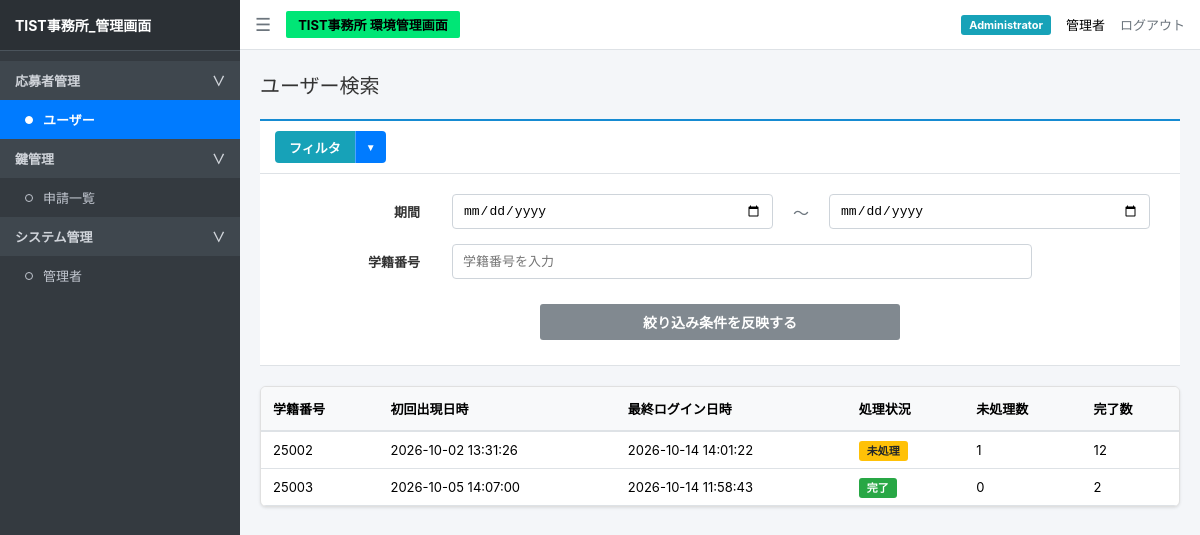
The app's page /users (signed in) with its own data.
### tables this page shows
CREATE TABLE students (
            student_id TEXT PRIMARY KEY,
            name TEXT,
            department TEXT,
            course TEXT,
            class TEXT,
            number INTEGER
        );

### app_backup.py (the view)
@app.route("/users")
def users():
    if not session.get("logged_in"):
        return redirect("/login")
    conn = sqlite3.connect(app.config["DATABASE"])
    conn.row_factory = sqlite3.Row
    cur = conn.cursor()
    cur.execute("""
        SELECT
            s.student_id AS contact_id,
            s.name,
            s.department,
            s.course,
            s.class,
            s.number,
            MIN(r.time) AS first_login,
            MAX(r.time) AS last_login,
            SUM(CASE WHEN r.status = '申請中' THEN 1 ELSE 0 END) AS pending_count,
            SUM(CASE WHEN r.status IN ('承認', '却下') THEN 1 ELSE 0 END) AS done_count
        FROM students s
        LEFT JOIN requests r ON s.student_id = r.student_id
        GROUP BY s.student_id
        ORDER BY last_login DESC
    """)
    rows = cur.fetchall()
    conn.close()
    user_list = []
    total_pending = 0
    total_done = 0
    for row in rows:
        item = dict(row)
        p_count = item["pending_count"] or 0
        d_count = item["done_count"] or 0
        total_pending += p_count
        total_done += d_count
        if p_count > 0:
            item["process_status"] = "未処理"
        else:
            item["process_status"] = "完了"
        user_list.append(item)
    return render_template(
        "users.html",
        users=user_list,
        total_users=len(user_list),
        total_pending=total_pending,
        total_done=total_done
    )

### templates/users.html (shortened to what this page needs)
<!doctype html>
<html lang="ja">
  <head>
    <link
      rel="stylesheet"
      href="{{ url_for('static', filename='css/style.css') }}"
    />
  </head>
  <body>
    <div class="sidebar">
      <div class="sidebar-header">TIST事務所_管理画面</div>
      <ul class="sidebar-menu">
        <li
          class="menu-category"
          onclick="toggleSubmenu('applicant-menu', 'applicant-arrow')"
        >
          応募者管理
          <span id="applicant-arrow">∨</span>
        </li>
        <ul id="applicant-menu" class="submenu-list">
          <li>
            <a href="/users" class="menu-item active">
              <span class="circle-icon"></span>
              ユーザー
            </a>
          </li>
        </ul>
        <li
          class="menu-category"
          onclick="toggleSubmenu('key-menu', 'key-arrow')"
        >
          鍵管理
          <span id="key-arrow">∨</span>
        </li>
        <ul id="key-menu" class="submenu-list">
          <li>
            <a href="/admin" class="menu-item">
              <span class="circle-icon"></span>
              申請一覧
            </a>
          </li>
        </ul>
        <li
          class="menu-category"
          onclick="toggleSubmenu('system-menu', 'system-arrow')"
        >
          システム管理
          <span id="system-arrow">∨</span>
        </li>
        <ul id="system-menu" class="submenu-list">
          <li>
            <a href="/admin/managers" class="menu-item">
              <span class="circle-icon"></span>
              管理者
            </a>
          </li>
        </ul>
      </ul>
    </div>
    <div class="main-wrapper">
      <div class="navbar">
        <div class="navbar-left">
          <span class="menu-toggle"> ☰ </span>
          <span class="badge-green"> TIST事務所 環境管理画面 </span>
        </div>
        <div class="navbar-right">
          <span class="badge-admin"> {{ session.get("role", "") }} </span>
          <span> {{ session.get("name", "") }} </span>
          <a href="/logout" class="logout-btn"> ログアウト </a>
        </div>
      </div>
      <div class="content">
        <h2 class="page-title">ユーザー検索</h2>
        <div class="toolbar">
          <div class="filter-header">
            <div class="filter-btn-wrapper">
              <button
                type="button"
                class="btn-text-only"
                onclick="toggleFilterContent()"
              >
                フィルタ
              </button>
              <button
                type="button"
                class="btn-arrow-only"
                onclick="toggleClearDropdown(event)"
              >
                ▼
              </button>
            </div>
          </div>
          <div id="filter-content" class="filter-content">
            <form method="get" action="/users" id="filter-form">
              <div class="filter-row">
                <label class="filter-label"> 期間 </label>
                <div class="filter-inputs-group">
                  <input
                    type="date"
                    id="date_from"
                    class="date-input wide-input"
                    name="date_from"
                    value="{{ request.args.get('date_from', '') }}"
                  />
                  <span class="filter-separator"> ～ </span>
                  <input
                    type="date"
                    id="date_to"
                    class="date-input wide-input"
                    name="date_to"
                    value="{{ request.args.get('date_to', '') }}"
                  />
                </div>
              </div>
              <div class="filter-row">
                <label class="filter-label"> 学籍番号 </label>
                <div class="filter-inputs-group">
                  <input
                    type="text"
                    id="student_id"
                    class="contact-input wide-input-full"
                    name="contact_id"
                    value="{{ request.args.get('contact_id', '') }}"
                    placeholder="学籍番号を入力"
                  />
                </div>
              </div>
              <div class="filter-button-row">
                <button
                  type="submit"
                  id="btn-search"
                  class="btn-filter-submit"
                >
                  絞り込み条件を反映する
                </button>
              </div>
            </form>
          </div>
        </div>
        <div class="card" style="padding: 0; overflow-x: auto">
          <table
            style="
              width: 100%;
              border-collapse: collapse;
              font-size: 13px;
              text-align: left;
            "
          >
            <thead>
              <tr
                style="
                  background-color: #f8f9fa;
                  border-bottom: 2px solid #dee2e6;
                "
              >
                <th style="padding: 12px">学籍番号</th>
                <th style="padding: 12px">初回出現日時</th>
                <th style="padding: 12px">最終ログイン日時</th>
                <th style="padding: 12px">処理状況</th>
                <th style="padding: 12px">未処理数</th>
                <th style="padding: 12px">完了数</th>
              </tr>
            </thead>
            <tbody>
              {% for user in users %}
              <tr style="border-bottom: 1px solid #dee2e6">
                <td style="padding: 10px 12px">{{ user.contact_id }}</td>
                <td style="padding: 10px 12px">
                  {{ user.first_login if user.first_login else '-' }}
                </td>
                <td style="padding: 10px 12px">
                  {{ user.last_login if user.last_login else '-' }}
                </td>
                <td style="padding: 10px 12px">
                  {% if user.process_status == '未処理' %}
                  <span
                    class="badge-admin"
                    style="background-color: #ffc107; color: #212529"
                  >
                    未処理
                  </span>
                  {% else %}
                  <span class="badge-admin" style="background-color: #28a745">
                    完了
                  </span>
                  {% endif %}
                </td>
                <td style="padding: 10px 12px">
                  {{ user.pending_count or 0 }}
                </td>
                <td style="padding: 10px 12px">{{ user.done_count or 0 }}</td>
              </tr>
              {% endfor %}
            </tbody>
          </table>
        </div>
      </div>
    </div>
  </body>
</html>

### templates/users.html (style rules this page uses)
.toolbar { background: #ffffff; border-top: 2px solid #168bd2; border-bottom: 1px solid #dee2e6; margin-bottom: 20px; }
.filter-header { padding: 10px 15px; border-bottom: 1px solid #dee2e6; display: flex; justify-content: space-between; align-items: center; }
.filter-content { padding: 20px 30px 25px; }
.filter-row { display: flex; align-items: center; margin-bottom: 15px; gap: 12px; }
.filter-row label { width: 150px; font-weight: bold; text-align: right; font-size: 13px; }
.filter-row input { height: 35px; border: 1px solid #ced4da; border-radius: 4px; padding: 5px 10px; font-size: 13px; }
.date-input { width: 280px; }
.contact-input { width: 580px; }
.filter-separator { padding: 0 5px; }
.filter-button-row { text-align: center; margin-top: 25px; }
.btn-filter-submit { width: 360px; padding: 8px; background: #747d84; color: #fff; border: none; border-radius: 3px; cursor: pointer; font-weight: bold; }

### records on screen
students: contact_id "25002", first_login "2026-10-02 13:31:26", last_login "2026-10-14 14:01:22", shows "未処理", pending_count "1", done_count "12"
students: contact_id "25003", first_login "2026-10-05 14:07:00", last_login "2026-10-14 11:58:43", shows "完了", pending_count "0", done_count "2"

### other values on screen
{{ session.get("role", "") }} "Administrator"
{{ session.get("name", "") }} "管理者"
